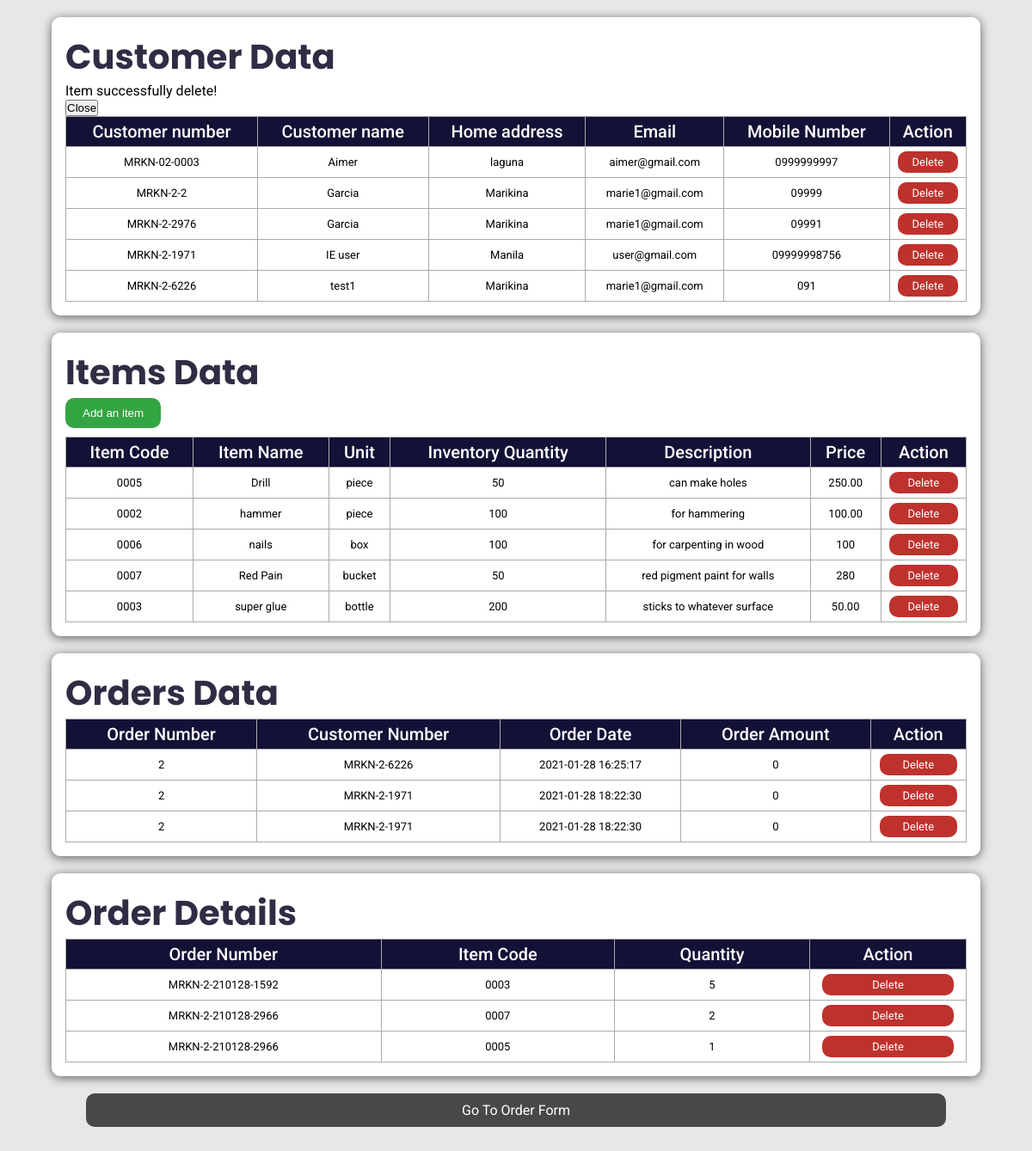
/Act4_Garcia/admin.php?delcustomer=success, run on the app's committed database.
### tables this page shows
CREATE TABLE `customer` (
  `id` int(11) NOT NULL,
  `customer_number` varchar(20) NOT NULL,
  `name` varchar(45) NOT NULL,
  `home_address` varchar(50) NOT NULL,
  `email_address` varchar(45) NOT NULL,
  `mobile_number` varchar(12) NOT NULL
);

CREATE TABLE `items` (
  `id` int(11) NOT NULL,
  `item_code` varchar(5) NOT NULL,
  `item_name` varchar(30) NOT NULL,
  `unit` varchar(15) NOT NULL,
  `inventory_qty` varchar(11) NOT NULL,
  `item_description` varchar(100) NOT NULL,
  `price` varchar(11) NOT NULL
);

CREATE TABLE `orders` (
  `id` int(11) NOT NULL,
  `customer_number` varchar(20) NOT NULL,
  `order_number` varchar(20) NOT NULL,
  `order_date` datetime NOT NULL DEFAULT current_timestamp(),
  `order_amount` varchar(11) NOT NULL
);

CREATE TABLE `order_details` (
  `id` int(11) NOT NULL,
  `order_number` varchar(20) NOT NULL,
  `item_code` varchar(5) NOT NULL,
  `quantity` varchar(11) NOT NULL
);

### Act4_Garcia/admin.php (the view, shortened to what this page needs)
<?php
    include('./methods/connectDb.php');
    $qs_customer = "SELECT * FROM customer ORDER BY name ASC;";
    $customer_result = mysqli_query($connect, $qs_customer);
    $customer_checkResult = mysqli_num_rows($customer_result);
    $qs_items = "SELECT * FROM items ORDER BY item_name ASC;";
    $items_result = mysqli_query($connect, $qs_items);
    $items_checkResult = mysqli_num_rows($items_result);
    $qs_orders = "SELECT * FROM orders ORDER BY order_number ASC;";
    $orders_result = mysqli_query($connect, $qs_orders);
    $orders_checkResult = mysqli_num_rows($orders_result);
    $qs_orderDetails = "SELECT * FROM order_details ORDER BY order_number ASC;";
    $orderDetails_result = mysqli_query($connect, $qs_orderDetails);
    $orderDetails_checkResult = mysqli_num_rows($orderDetails_result);
?>
<!DOCTYPE html>
<html lang="en">
<head>
    <link rel="stylesheet" href="./main.css">
</head>
<body>
    <div class="admindiv">
        <p class="admintitle">Customer Data</p>
        <?php
            if ($_GET['delcustomer'] === 'success') {
                echo "<div id='delsuc' class=''>
                            <div class='d-flex d-flex-end'>
                                <p>Item successfully delete!</p>
                                <button class='d-flex-end' onclick='closeDelSuccess()'>Close</button>
                            </div>
                        </div>";
            }
        ?>
        <div class="tablediv">
            <table class="tablestyle">
                <thead>
                    <tr>
                        <th>Customer number</th>
                        <th>Customer name</th>
                        <th>Home address</th>
                        <th>Email</th>
                        <th>Mobile Number</th>
                        <th>Action</th>
                    </tr>
                </thead>
                <tbody>
                    <?php
                    if ($customer_checkResult > 0) {
                        while ($row = mysqli_fetch_assoc($customer_result)) {
                            echo "<tr>";
                            echo "<td>" . $row['customer_number'] . "</td>";
                            echo "<td>" . $row['name'] . "</td>";
                            echo "<td>" . $row['home_address'] . "</td>";
                            echo "<td>" . $row['email_address'] . "</td>";
                            echo "<td>" . $row['mobile_number'] . "</td>";
                            echo "<td>" . '<a href="./methods/delCustomer.php?id=' . $row['id'] . '" class="btnstyle3">Delete</a>' . "</td>";
                            echo "</tr>";
                        }
                    }
                    ?>
                </tbody>
            </table>
        </div>
    </div>
    <div class="admindiv">
        <p class="admintitle">Items Data</p>
        <div class="tablediv">
            <table class="tablestyle">
                <thead>
                    <tr>
                        <th>Item Code</th>
                        <th>Item Name</th>
                        <th>Unit</th>
                        <th>Inventory Quantity</th>
                        <th>Description</th>
                        <th>Price</th>
                        <th>Action</th>
                    </tr>
                </thead>
                <tbody>
                    <button class="btnstyle1 btncolor3 mb" onclick="dispAdd()">
                        Add an item
                    </button>
                    <?php
                    if ($items_checkResult > 0) {
                        while ($row = mysqli_fetch_assoc($items_result)) {
                            echo "<tr>";
                            echo "<td>" . $row['item_code'] . "</td>";
                            echo "<td>" . $row['item_name'] . "</td>";
                            echo "<td>" . $row['unit'] . "</td>";
                            echo "<td>" . $row['inventory_qty'] . "</td>";
                            echo "<td>" . $row['item_description'] . "</td>";
                            echo "<td>" . $row['price'] . "</td>";
                            echo "<td>" . '<a href="./methods/delItem.php?id=' . $row['id'] . '" class="btnstyle3">Delete</a>' . "</td>";
                            echo "</tr>";
                        }
                    }
                    ?>
                </tbody>
            </table>
        </div>
    </div>
    <div class="admindiv">
        <p class="admintitle">Orders Data</p>
        <div class="tablediv">
            <table class="tablestyle">
                <thead>
                    <tr>
                        <th>Order Number</th>
                        <th>Customer Number</th>
                        <th>Order Date</th>
                        <th>Order Amount</th>
                        <th>Action</th>
                    </tr>
                </thead>
                <tbody>
                    <?php
                    if ($orders_checkResult > 0) {
                        while ($row = mysqli_fetch_assoc($orders_result)) {
                            echo "<tr>";
                            echo "<td>" . $row['order_number'] . "</td>";
                            echo "<td>" . $row['customer_number'] . "</td>";
                            echo "<td>" . $row['order_date'] . "</td>";
                            echo "<td>" . $row['order_amount'] . "</td>";
                            echo "<td>" . '<a href="./methods/delOrder.php?id=' . $row['id'] . '" class="btnstyle3">Delete</a>' . "</td>";
                            echo "</tr>";
                        }
                    }
                    ?>
                </tbody>
            </table>
        </div>
    </div>
    <div class="admindiv">
        <p class="admintitle">Order Details</p>
        <div class="tablediv">
            <table class="tablestyle">
                <thead>
                    <tr>
                        <th>Order Number</th>
                        <th>Item Code</th>
                        <th>Quantity</th>
                        <th>Action</th>
                    </tr>
                </thead>
                <tbody>
                    <?php
                    if ($orderDetails_checkResult > 0) {
                        while ($row = mysqli_fetch_assoc($orderDetails_result)) {
                            echo "<tr>";
                            echo "<td>" . $row['order_number'] . "</td>";
                            echo "<td>" . $row['item_code'] . "</td>";
                            echo "<td>" . $row['quantity'] . "</td>";
                            echo "<td>" . '<a href="./methods/delOrderDetails.php?id=' . $row['id'] . '" class="btnstyle3">Delete</a>' . "</td>";
                            echo "</tr>";
                        }
                    }
                    ?>
                </tbody>
            </table>
        </div>
    </div>
    <a href="./index.php" class="btnstyle1 btnstyle2">Go To Order Form</a>
</body>
</html>

### Act4_Garcia/main.css (style rules this page uses)
* { margin: 0; padding: 0; box-sizing: border-box; }
body { background-color: #e7e7e7; font-family: 'Roboto', sans-serif; padding-bottom: 50px; }
.btnstyle1 { padding: 10px 20px; border-radius: 10px; border: none; }
.btncolor3 { background-color: #34a543; color: white; }
.btnstyle2 { background-color: #48484b; color: white; display: flex; text-decoration: none; align-content: center; justify-content: center; width: 90%; max-width: 1000px; min-width: 360px; margin: auto; }
.btnstyle3 { background-color: #be322d; color: white; display: flex; text-decoration: none; align-content: center; justify-content: center; width: 90%; margin: auto; padding: 5px 10px; border-radius: 10px; border: none; }
.tablediv { width: 100%; overflow: auto; }
.tablestyle { border: 1px solid #061926; background-color: #ffffff; width: 100%; text-align: left; border-collapse: collapse; white-space: nowrap; }
.tablestyle td, .tablestyle th { border: 1px solid #AAAAAA; padding: 5px; text-align: center; }
.tablestyle tbody td { font-size: 13px; }
.tablestyle thead { background: #131136; }
.tablestyle thead th { font-size: 20px; font-weight: 500; color: #FFFFFF; }
.mb { margin-bottom: 10px; }
.admindiv { display: flex; flex-direction: column; width: 90%; min-width: 360px; height: fit-content; margin: 0 auto; margin-top: 20px; margin-bottom: 20px; padding: 15px; border:#ffffff solid 1px; border-radius: 10px; box-shadow: 0px 2px 12px #5e5e5e; background-color: white; }
.admintitle { font-size: 40px; font-family: 'Poppins', sans-serif; font-weight: bold; color: #2f2d44 ; }

### data on the page
customer: customer_number "MRKN-02-0003", name "Aimer", home_address "laguna", email_address "aimer@gmail.com", mobile_number "0999999997"
customer: customer_number "MRKN-2-2", name "Garcia", home_address "Marikina", email_address "marie1@gmail.com", mobile_number "09999"
customer: customer_number "MRKN-2-2976", name "Garcia", home_address "Marikina", email_address "marie1@gmail.com", mobile_number "09991"
customer: customer_number "MRKN-2-1971", name "IE user", home_address "Manila", email_address "user@gmail.com", mobile_number "09999998756"
customer: customer_number "MRKN-2-6226", name "test1", home_address "Marikina", email_address "marie1@gmail.com", mobile_number "091"
items: item_code "0005", item_name "Drill", unit "piece", inventory_qty "50", item_description "can make holes", price "250.00"
items: item_code "0002", item_name "hammer", unit "piece", inventory_qty "100", item_description "for hammering", price "100.00"
items: item_code "0006", item_name "nails", unit "box", inventory_qty "100", item_description "for carpenting in wood", price "100"
items: item_code "0007", item_name "Red Pain", unit "bucket", inventory_qty "50", item_description "red pigment paint for walls", price "280"
items: item_code "0003", item_name "super glue", unit "bottle", inventory_qty "200", item_description "sticks to whatever surface", price "50.00"
orders: order_number "2", customer_number "MRKN-2-6226", order_date "2021-01-28 16:25:17", order_amount "0"
orders: order_number "2", customer_number "MRKN-2-1971", order_date "2021-01-28 18:22:30", order_amount "0"
orders: order_number "2", customer_number "MRKN-2-1971", order_date "2021-01-28 18:22:30", order_amount "0"
order_details: order_number "MRKN-2-210128-1592", item_code "0003", quantity "5"
order_details: order_number "MRKN-2-210128-2966", item_code "0007", quantity "2"
order_details: order_number "MRKN-2-210128-2966", item_code "0005", quantity "1"
